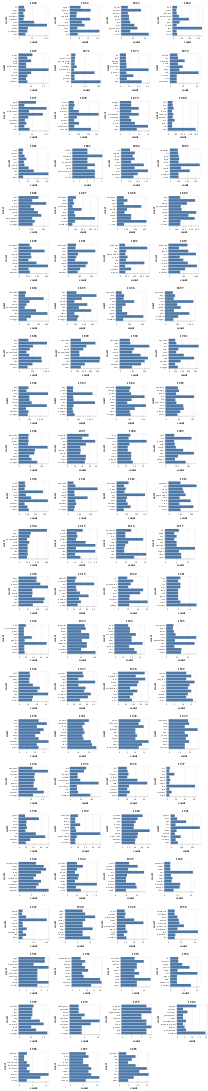

Here is the notebook cell this chart was saved with:
### Markdown cell above
## Visualise top ten words per year

### Code cell
compound_chart = alt.vconcat()
years = df_years.index.tolist()
# Number of columns
cols = 4
start = 0
while start < len(years):
    row = alt.hconcat()
    for year in years[start:start+cols]:
        df_year_word_count = pd.DataFrame([{'word': w, 'count': year_group_totals.loc[year][w]} for w in df_years.loc[year].tolist()])
        chart = alt.Chart(df_year_word_count).mark_bar().encode(
            y='word:N',
            x='count:Q',
        ).properties(width=120, height=120, title=str(year), columns=4)
        row |= chart
    compound_chart &= row
    start += cols
compound_chart
